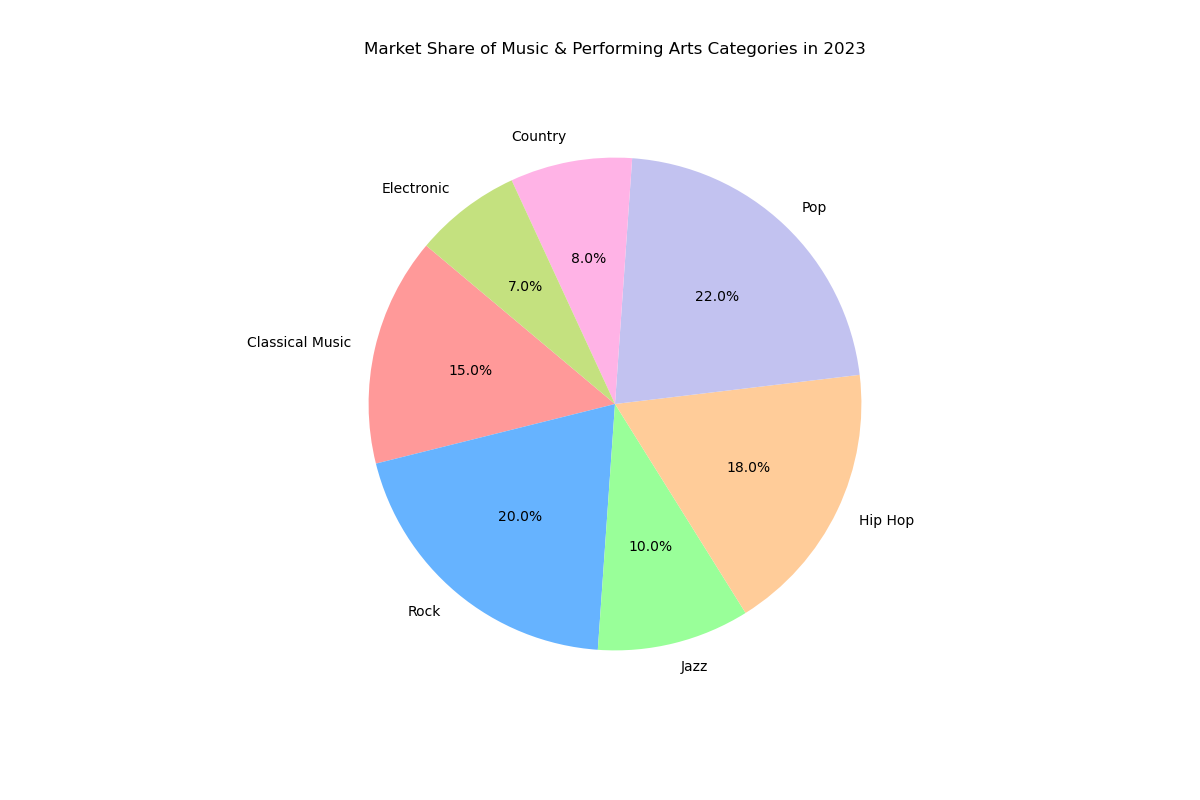

Here is the Python script that generated this plot:

import matplotlib.pyplot as plt

# Data points
categories = ['Classical Music', 'Rock', 'Jazz', 'Hip Hop', 'Pop', 'Country', 'Electronic']
percentage = [15.0, 20.0, 10.0, 18.0, 22.0, 8.0, 7.0]
colors = ['#ff9999', '#66b3ff', '#99ff99', '#ffcc99', '#c2c2f0', '#ffb3e6', '#c4e17f']

# Create a pie chart
plt.figure(figsize=(12, 8))  # Modify the width and height of the chart
plt.pie(percentage, labels=categories, colors=colors, autopct='%1.1f%%', startangle=140)

# Chart title
plt.title('Market Share of Music & Performing Arts Categories in 2023', pad=30)

# Display the chart
plt.show()
